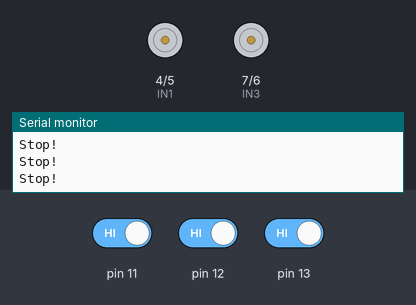
This sketch was run on a simulated Arduino Uno, built with avr-gcc and run on an emulated ATmega328P. Shown: motor-driver pin pairs drawn as motors (green arrow = first pin HIGH = forward, orange = second pin HIGH = backward, longer = more drive, scaled by the enable pin), the last lines printed to the serial monitor. The inputs (shaded band) are chosen by the test bench; at power-on: pin 11 HIGH, pin 12 HIGH, pin 13 HIGH.

Above: at 1.2 s.
1.3 s: pin 11 driven LOW
At 1.7 s:
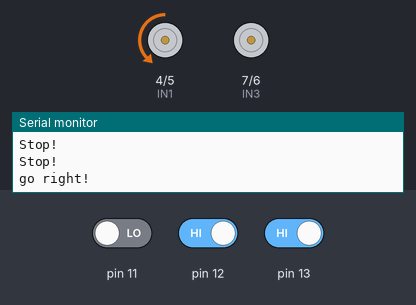
2.8 s: pin 11 driven HIGH
At 4.0 s:
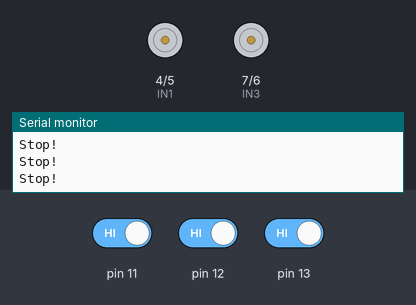
4.3 s: pin 12 driven LOW
At 5.3 s:
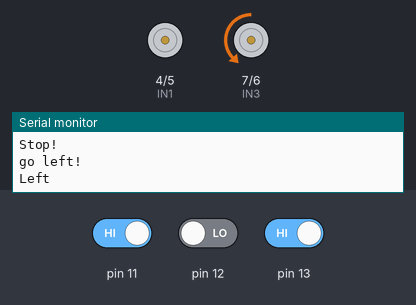
5.8 s: pin 12 driven HIGH
At 6.3 s:
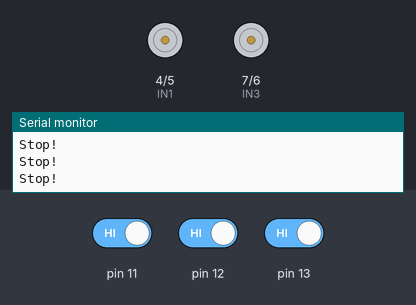
7.3 s: pin 13 driven LOW
At 8.4 s:
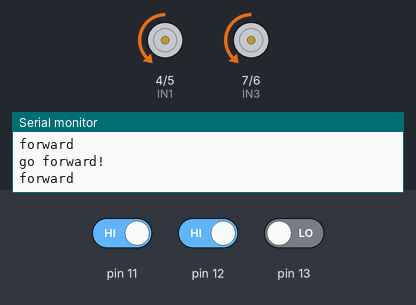
8.8 s: pin 13 driven HIGH
At 9.4 s:
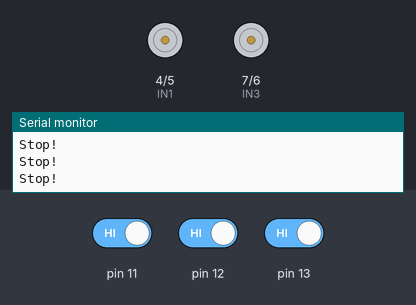
Timing chart, 0 to 11.3 s (numbered marks = the images above; inputs shaded):
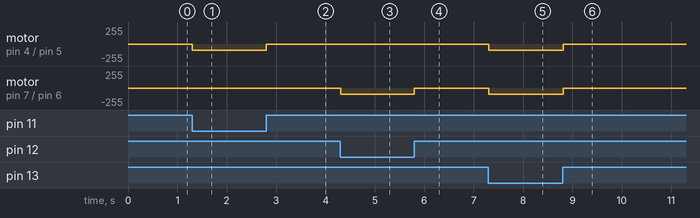

The sketch:

LInetracker_NOV22.ino
```cpp
//Line Tracking IO define
#define LT_R !digitalRead(12)
#define LT_M !digitalRead(13)
#define LT_L !digitalRead(11)

#define ENA 9
#define ENB 10
#define IN1 4
#define IN2 5
#define IN3 7
#define IN4 6

#define carSpeed 90
//int rightDistance = 0, leftDistance = 0, middleDistance = 0;

void forward() {
  analogWrite(ENA, carSpeed);
  analogWrite(ENB, carSpeed);
  digitalWrite(IN1, LOW);
  digitalWrite(IN2, HIGH);
  digitalWrite(IN3, LOW);
  digitalWrite(IN4, HIGH);
  Serial.println("go forward!");
}

void back() {
  analogWrite(ENA, carSpeed);
  analogWrite(ENB, carSpeed);
//  digitalWrite(IN1, LOW);
//  digitalWrite(IN2, HIGH);
//  digitalWrite(IN3, HIGH);
//  digitalWrite(IN4, LOW);
  Serial.println("go back!");
}

void left() {

  analogWrite(ENA, carSpeed);
  analogWrite(ENB, carSpeed);
  digitalWrite(IN1, LOW);
  digitalWrite(IN2, LOW);
  digitalWrite(IN3, LOW);
  digitalWrite(IN4, HIGH);
  Serial.println("go left!");
}

void right() {

  analogWrite(ENA, carSpeed);
  analogWrite(ENB, carSpeed);
  digitalWrite(IN1, LOW);
  digitalWrite(IN2, HIGH);
  digitalWrite(IN3, LOW);
  digitalWrite(IN4, LOW);
  Serial.println("go right!");
}

void stop() {
  digitalWrite(ENA, LOW);
  digitalWrite(ENB, LOW);
  Serial.println("Stop!");
}


void setup() {
  Serial.begin(9600);
  pinMode(LT_R, INPUT);
  pinMode(LT_M, INPUT);
  pinMode(LT_L, INPUT);

  pinMode(IN1, OUTPUT);
  pinMode(IN2, OUTPUT);
  pinMode(IN3, OUTPUT);
  pinMode(IN4, OUTPUT);
  pinMode(ENA, OUTPUT);
  pinMode(ENB, OUTPUT);
  stop();
}

void loop() {

  if (LT_M) {
    forward();
    Serial.println("forward");
  }
  else if (LT_L) {
    right();
     while (LT_L);
    Serial.println("right");

  }
  else if (LT_R) {
    left();
    Serial.println("Left");
     while (LT_R);
  }
  else{
    stop();
  }

//Serial.print(LT_R);
//Serial.print(LT_M);
//Serial.println(LT_L);

//delay(500);


}
```

Measured:
- after the input at 1.3 s, motor on pin 4 (IN1) / pin 5 (IN2): stopped → backward 90/255 at once
- after the input at 2.8 s, motor on pin 4 (IN1) / pin 5 (IN2): backward 90/255 → stopped at once
- after the input at 4.3 s, motor on pin 7 (IN3) / pin 6 (IN4): stopped → backward 90/255 at once
- after the input at 5.8 s, motor on pin 7 (IN3) / pin 6 (IN4): backward 90/255 → stopped at once
- after the input at 7.3 s, motor on pin 4 (IN1) / pin 5 (IN2), motor on pin 7 (IN3) / pin 6 (IN4): stopped → backward 90/255 at once
- after the input at 8.8 s, motor on pin 4 (IN1) / pin 5 (IN2), motor on pin 7 (IN3) / pin 6 (IN4): backward 90/255 → stopped at once
